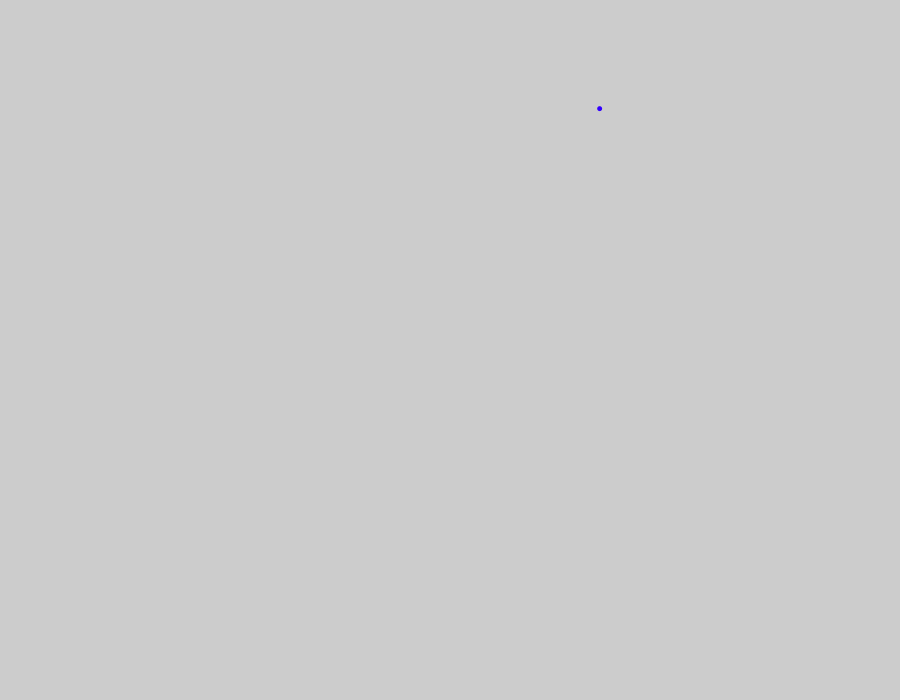
Frame 1 (no input)
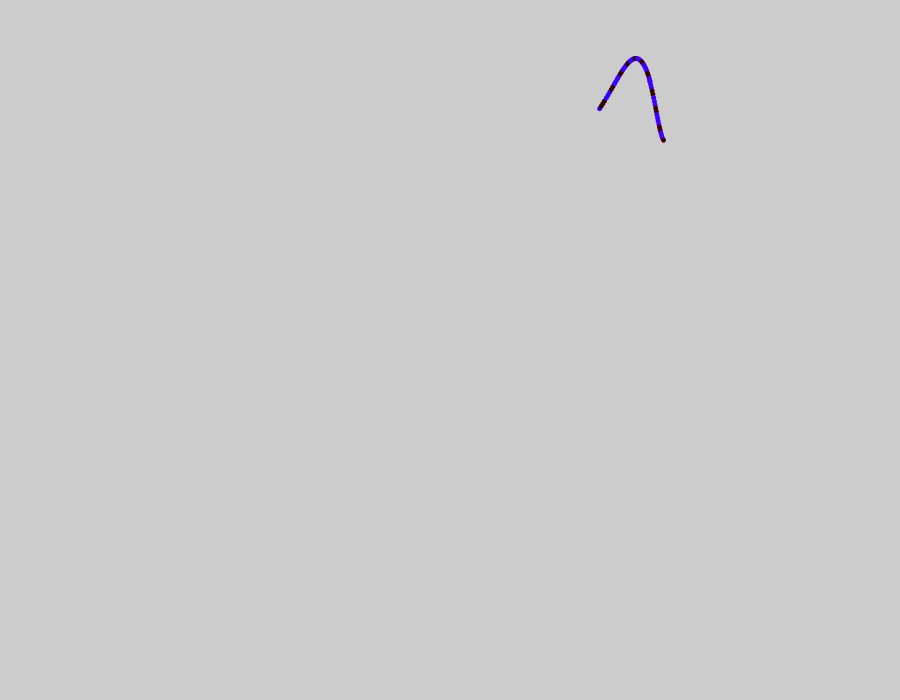
Frame 60 (the mouse pressed at the canvas centre just before this capture)
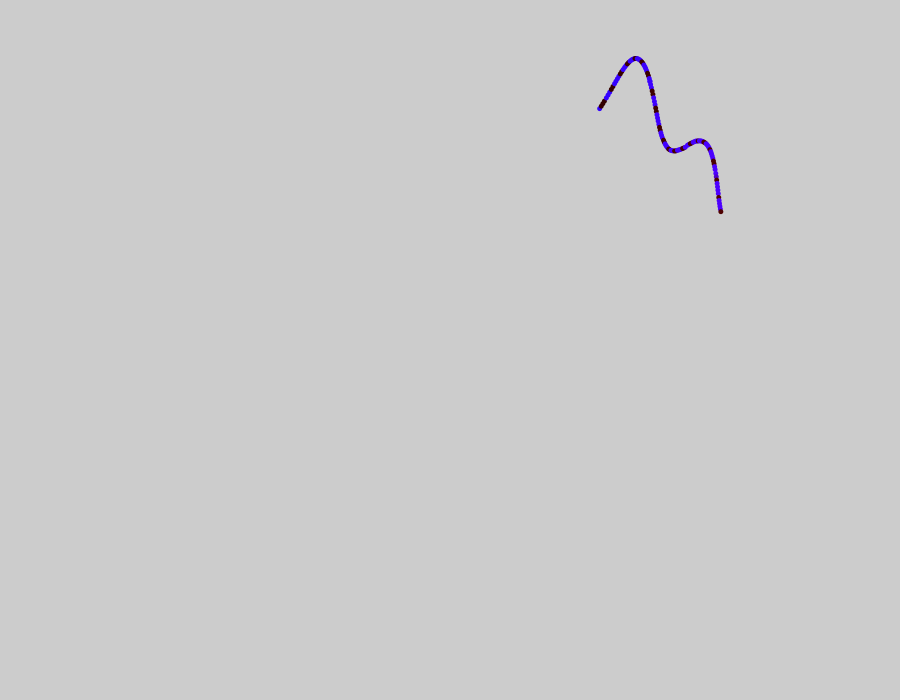
Frame 120 (the mouse held since frame 60 and released just before this capture)

The Processing sketch that drew these frames (run headless with seeded random() and noise(); from frame 60 on, the mouse is pressed at the canvas centre):

// Processing sketch: processing_46716
// ── processing_46716.pde

float x = 600;
float y = 100;
float xspeed = 1;
float yspeed = 1.1;
float r = 32+.2*y;
      
void setup() {
  size (900,700);
  frameRate(30);
}
       
void draw(){
        
 
  x = x + -.01+xspeed+(.00099*y)-(.01*( 2/cos(y)));
  y = y + -.01+yspeed-(.00091*x)+(.01*(cos(x)));
        
 
 
        
  if ((x > width) || (x < 01 )) {
    xspeed = -xspeed;
  }
      
xspeed = Y*xspeed;
          
    if (( y > height) || (y < 1)) {
      yspeed = - yspeed ;
    }
   rotate(.05*cos(.08*y)); 
  rotate (-.04*cos(.08*x));   
    noStroke();
    //strokeWeight(25);
    //stroke(0+y/2,200-x/2,60/(.5*y)/x);
   fill(0+y/2,200-x/2,(y*100)-((.005*cos(x))*5000000));
    ellipse (x,y,5, 5);
          
    r = constrain(10, 1, 100);
          
}
     
      
void keyPressed() {
  save("japey.tiff");
}
                
                
